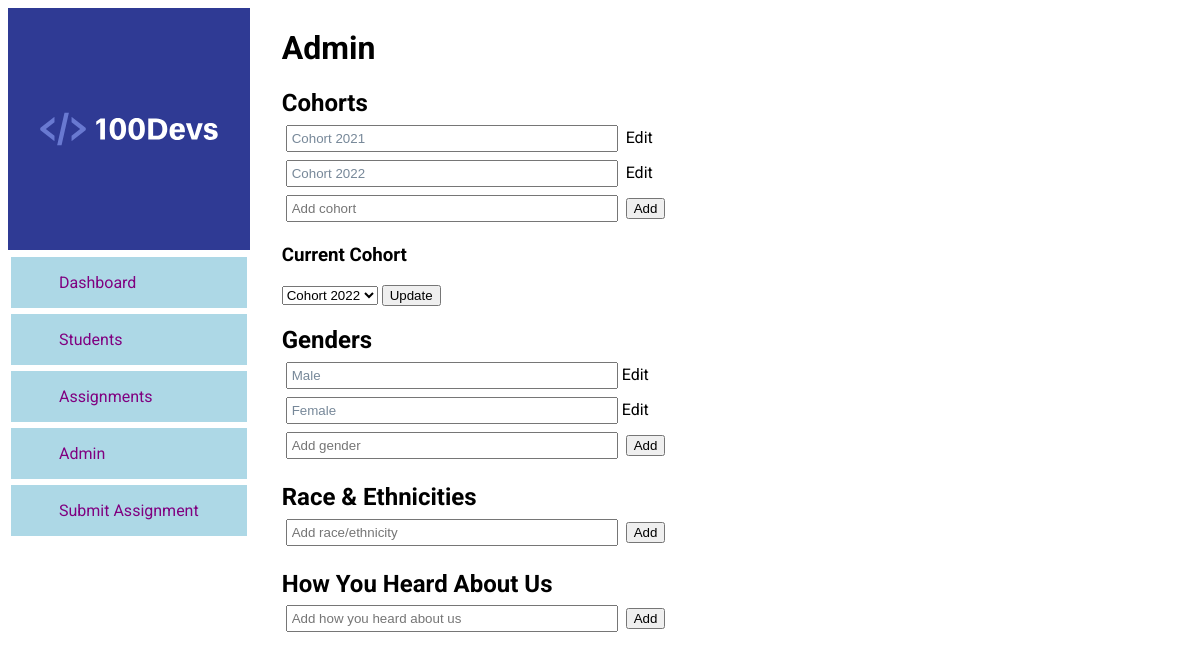
The app's page /100devs/admin/ with its own data.
### main/models.py (models this page shows, shortened)
class Cohort(models.Model):
    name = models.CharField(max_length=300)

class General(models.Model):
    current_cohort = models.ForeignKey(Cohort, on_delete=models.SET_NULL, blank=True, null=True)

class Gender(models.Model):
    name = models.CharField(max_length=300)

### main/views.py (the view)
# urls.py: path('admin/', admin.site.urls),
def admin(request):
    cohorts = Cohort.objects.all()
    genders = Gender.objects.all()
    race_ethnicity = RaceEthnicity.objects.all()
    hear_about_us = HearAboutUs.objects.all()
    general = General.objects.get(id=1)
    context = {
        "cohorts": cohorts,
        "genders": genders,
        "race_ethnicity": race_ethnicity,
        "hear_about_us": hear_about_us,
        "general": general
    }
    return render(request, 'admin.html', context)

### main/templates/admin.html (shortened to what this page needs)
{% extends 'main.html' %}
{% load static %}
{% block content %}
<h1>Admin</h1>
<section class="adminCategory">
    <h2>Cohorts</h2>
    <ul>
        {% for cohort in cohorts %}
            <li id="cohort-{{ cohort.id }}">
                <input type="text" value="{{cohort.name}}" class="editInput" readonly>
                <span class="adminEdit">Edit</span><span class="adminSave hide">Save</span>
            </li>
        {% endfor %}
        <div>
            <form action="/100devs/admin/create-cohort/" method="POST">
                <input type="text" id="new_cohort" name="name" class="new_input" placeholder="Add cohort">
                <button>Add</button>
            </form>
        </div>
    </ul>
    <h3>Current Cohort</h3>
    <form action="/100devs/admin/current-cohort/" method="POST">
        <select name="current_cohort">
            {% for cohort in cohorts %}
            <option value="{{cohort.id}}" {% if cohort.id == general.current_cohort.id %} selected {% endif %}>{{cohort.name}}</option>
            {% endfor %}
        </select>
        <button>Update</button>
    </form>
</section>
<section class="adminCategory">
    <h2>Genders</h2>
    <ul>
        {% for gender in genders %}
        <li id="gender-{{ gender.id }}"><input type="text" value="{{gender.name}}" class="editInput" readonly><span class="adminEdit">Edit</span><span class="adminSave hide">Save</span></li>
        {% endfor %}
        <div>
            <form action="/100devs/admin/create-gender/" method="POST">
                <input type="text" id="new_gender" name="name" class="new_input" placeholder="Add gender">
                <button>Add</button>
            </form>
        </div>
    </ul>
</section>
<section class="adminCategory">
    <h2>Race & Ethnicities</h2>
    <ul>
        <div>
            <form action="/100devs/admin/create-race/" method="POST">
                <input type="text" id="new_race_eth" name="name" class="new_input" placeholder="Add race/ethnicity">
                <button>Add</button>
            </form>
        </div>
    </ul>
</section>
<section class="adminCategory">
    <h2>How You Heard About Us</h2>
    <ul>
        <div>
            <form action="/100devs/admin/create-heard/" method="POST">
                <input type="text" id="new_heard" name="name" class="new_input" placeholder="Add how you heard about us">
                <button>Add</button>
            </form>
        </div>
    </ul>
</section>
{% endblock content %}

### static/css/main.css (style rules this page uses)
body { display: flex; flex-direction: row; font-family: 'Roboto', sans-serif; }
ul { list-style-type: none; margin: 0; padding: 0; }
.adminCategory input[type=text] { margin: .25rem; padding: .25rem; width: 20rem; }
.adminCategory input[type=text]:read-only { color: lightslategray; }
.adminCategory h2 { margin-bottom: .24rem; }

### records on screen
Cohort: name "Cohort 2021"
Cohort: name "Cohort 2022"
General: current_cohort "Cohort 2022"
Gender: name "Male"
Gender: name "Female"
